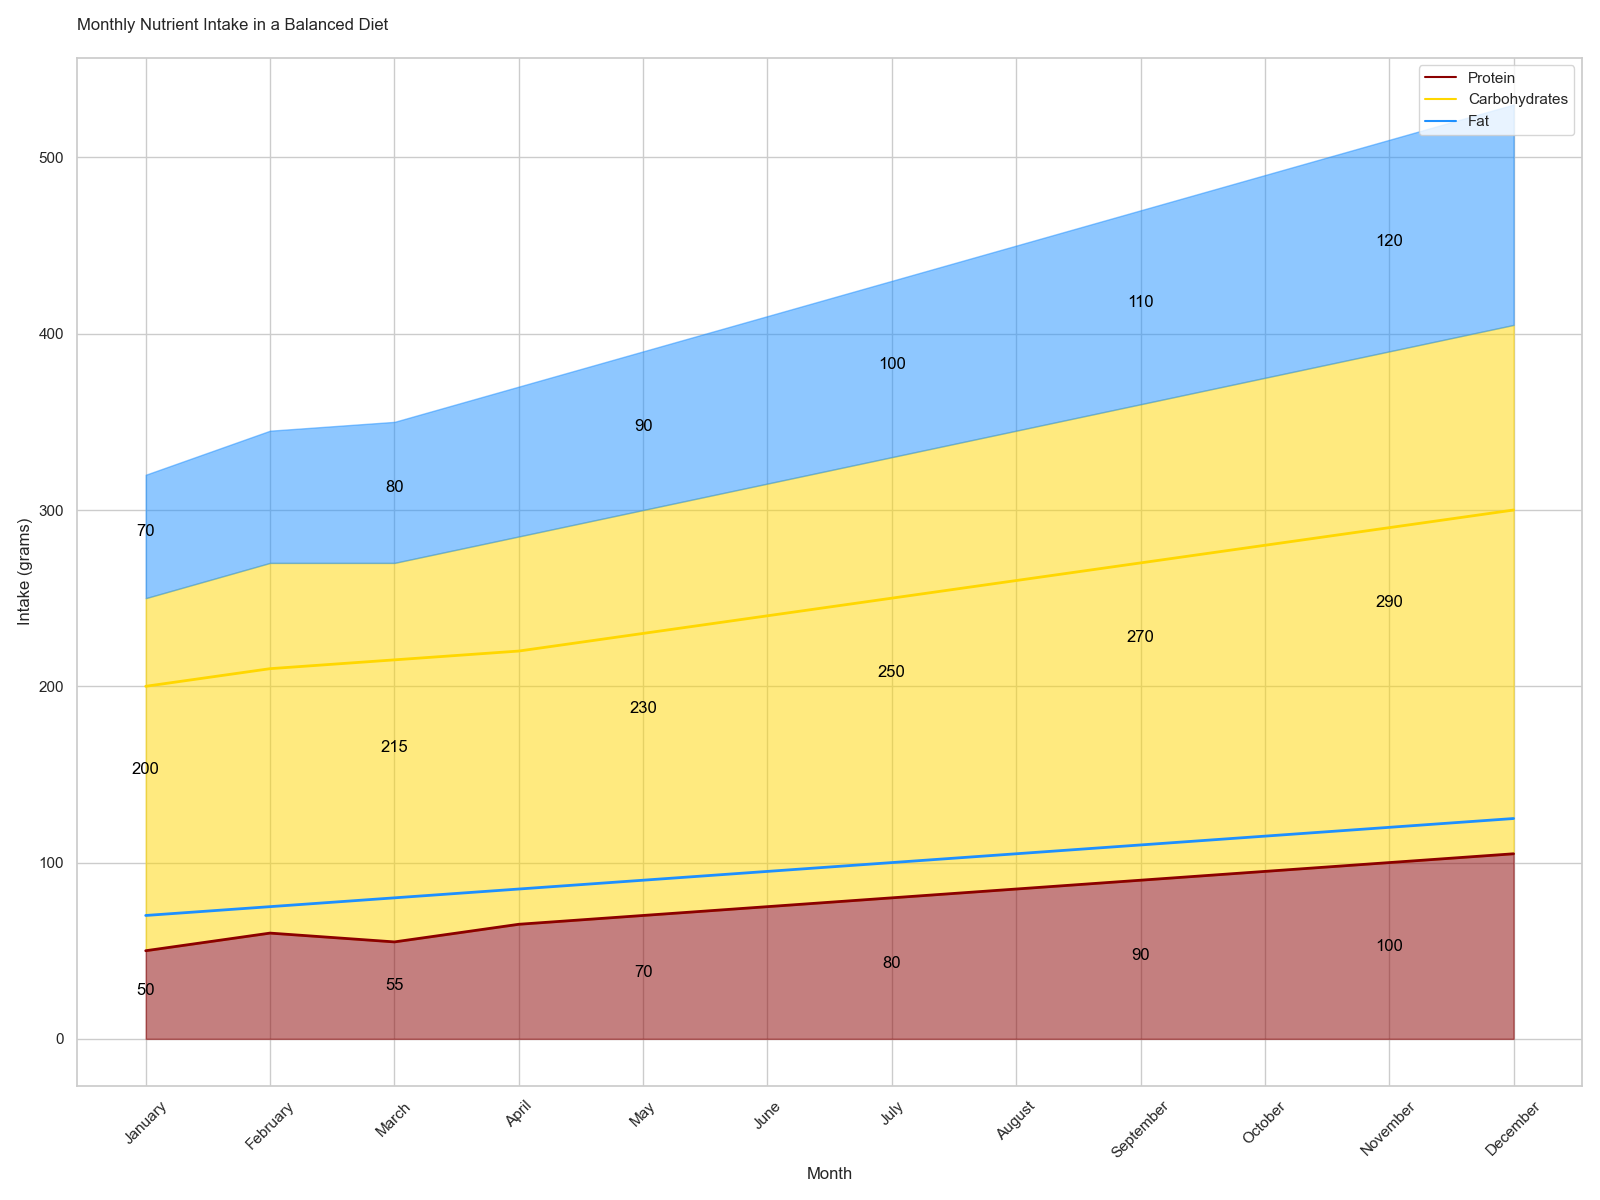

This figure's Python source:

import pandas as pd
import seaborn as sns
import matplotlib.pyplot as plt

data = {
    'Month': ['January', 'February', 'March', 'April', 'May', 'June',
              'July', 'August', 'September', 'October', 'November', 'December'],
    'Protein': [50, 60, 55, 65, 70, 75, 80, 85, 90, 95, 100, 105],
    'Carbohydrates': [200, 210, 215, 220, 230, 240, 250, 260, 270, 280, 290, 300],
    'Fat': [70, 75, 80, 85, 90, 95, 100, 105, 110, 115, 120, 125]
}

df = pd.DataFrame(data)
df_melted = df.melt(id_vars='Month', var_name='Nutrient', value_name='Values')
df_melted['Month'] = pd.Categorical(df_melted['Month'], categories=data['Month'], ordered=True)

plt.figure(figsize=(16, 12))
sns.set(style="whitegrid")

colors = ["#8B0000", "#FFD700", "#1E90FF"]  # Protein, Carbohydrates, Fat

sns.lineplot(data=df_melted, x='Month', y='Values', hue='Nutrient', palette=colors, sort=False, lw=2)

plt.fill_between(data['Month'], df["Protein"], color="#8B0000", alpha=0.5)
plt.fill_between(data['Month'], df["Protein"], df["Protein"] + df["Carbohydrates"], color="#FFD700", alpha=0.5)
plt.fill_between(data['Month'], df["Protein"] + df["Carbohydrates"], df["Protein"] + df["Carbohydrates"] + df["Fat"], color="#1E90FF", alpha=0.5)

for idx, month in enumerate(data['Month']):
    if idx % 2 == 0:
        plt.text(x=idx, y=df.loc[idx, "Protein"]/2, s=df.loc[idx, "Protein"], ha='center', color='black')
        plt.text(x=idx, y=df.loc[idx, "Protein"] + df.loc[idx, "Carbohydrates"]/2, s=df.loc[idx, "Carbohydrates"], ha='center', color='black')
        plt.text(x=idx, y=df.loc[idx, "Protein"] + df.loc[idx, "Carbohydrates"] + df.loc[idx, "Fat"]/2, s=df.loc[idx, "Fat"], ha='center', color='black')

plt.xlabel('Month')
plt.ylabel('Intake (grams)')
plt.title('Monthly Nutrient Intake in a Balanced Diet', pad=20, loc='left')
plt.xticks(rotation=45)
plt.legend(loc='upper right')

plt.tight_layout()
plt.show()
